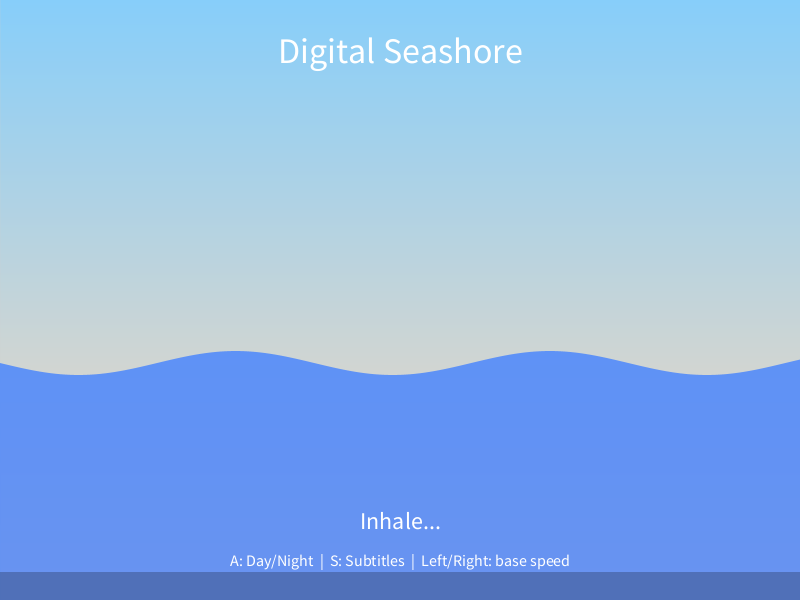
Frame 1 (no input)
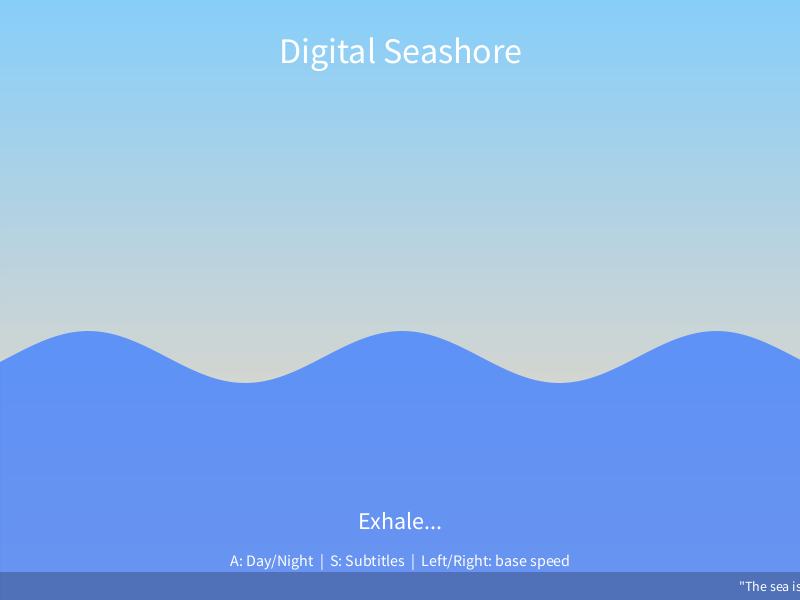
Frame 60 (the mouse pressed at the canvas centre just before this capture)
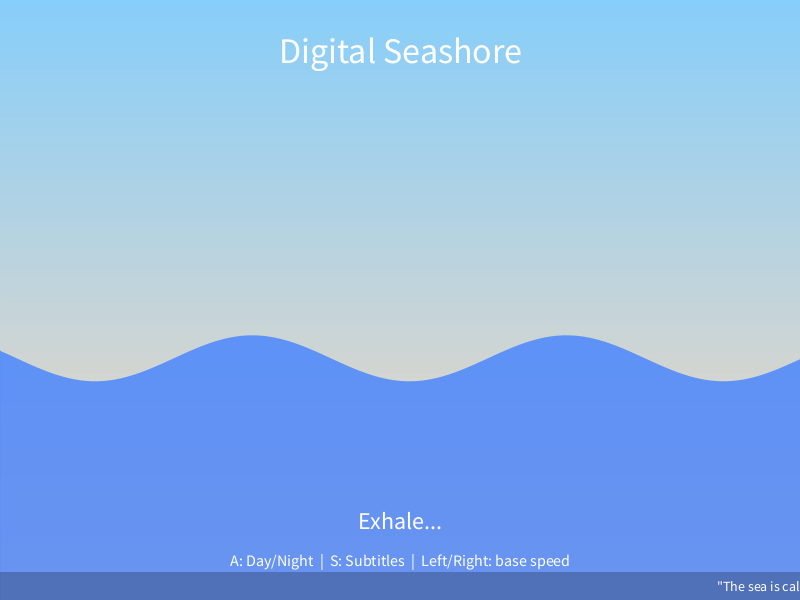
Frame 120 (the mouse held since frame 60 and released just before this capture)

The Processing sketch that drew these frames (run headless with seeded random() and noise(); from frame 60 on, the mouse is pressed at the canvas centre):

// Processing sketch: sketch_251008g
// ── sketch_251008g.pde
// Digital Seashore — Breathing Wave + Calm Scrolling Subtitles (synced & slower)
int W = 800;
int H = 600;
float t = 0;

boolean nightMode = false;  // start with Day mode

// ---- breathing prompt state ----
String prompt = "Inhale...";
boolean inhalePhase = true;
float phaseTimer = 0;
float inhaleDur = 3.8f;   // slower breathing (seconds)
float exhaleDur = 3.8f;   // slower breathing (seconds)
int prevMillis = 0;

// ---- scrolling subtitles (public domain / safely usable lines) ----
String[] quotes = {
  "\"The sea is calm tonight.\" - Matthew Arnold, Dover Beach (1867)",
  "\"Come forth into the light of things; let Nature be your teacher.\" - William Wordsworth (1798)",
  "\"Peace comes dropping slow.\" - W. B. Yeats, The Lake Isle of Innisfree (1890)",
  "\"Rest, and be thankful.\" - Robert Louis Stevenson (1881)",
  "\"The best thing one can do when it is raining is to let it rain.\" - Henry Wadsworth Longfellow (1863)",
  "\"I lean and loafe at my ease observing a spear of summer grass.\" - Walt Whitman (1855)",
  "\"Let me not pray for shelter from danger, but for courage in facing it.\" - Rabindranath Tagore, Gitanjali (1912)",
  "\"And I shall have some peace there.\" - W. B. Yeats, The Lake Isle of Innisfree (1890)",
  "\"The world is but a canvas to our imagination.\" - Henry David Thoreau (1857)",
  "\"The woods are lovely, dark and deep.\" - Robert Frost (1923)"
};

boolean showSubtitles = true;
int quoteIndex = 0;
float subtitleX;                   // current x position
// pixels-per-second range; can tweak with arrow keys, but still modulated by breathing
float minPps = 18.0f;             // slowest (at deepest inhale)
float maxPps = 32.0f;             // fastest (at deepest exhale)
float subtitlePadding = 48;       // space after each line before next appears

void settings() {
  size(W, H);
}

void setup() {
  frameRate(60);
  textAlign(CENTER, CENTER);
  prevMillis = millis();
  subtitleX = width + 20;         // start just outside right edge
}

void draw() {
  // --- real dt in seconds ---
  int now = millis();
  float dt = (now - prevMillis) / 1000.0f;
  prevMillis = now;
  updatePrompt(dt);

  // ---- choose colors based on Day/Night ----
  color skyTop, skyBottom, sea;
  if (!nightMode) {
    skyTop    = color(135, 206, 250);
    skyBottom = color(255, 218, 185);
    sea       = color(64, 128, 255, 200);
  } else {
    skyTop    = color(11, 29, 59);
    skyBottom = color(30, 39, 71);
    sea       = color(50, 90, 150, 200);
  }

  // ---- gradient background ----
  for (int y = 0; y < H; y++) {
    float k = map(y, 0, H, 0, 1);
    stroke(lerpColor(skyTop, skyBottom, k));
    line(0, y, W, y);
  }
  noStroke();

  // ---- breathing envelope (0..1 smooth) ----
  float p = breathingProgress();               // 0..1 (smooth; inhale->1, exhale->0)
  float waveBaseAmp = 12;
  float waveExtraAmp = 14;
  float waveAmp = waveBaseAmp + waveExtraAmp * p;   // inhale bigger waves
  float seaLevel = H * 0.60f - 6 * (p - 0.5f);      // gentle vertical sway

  // ---- draw wave ----
  fill(sea);
  beginShape();
  vertex(0, H);
  for (int x = 0; x <= W; x += 5) {
    float yy = seaLevel + sin(x * 0.02f + t) * waveAmp;
    vertex(x, yy);
  }
  vertex(W, H);
  endShape(CLOSE);

  // ---- labels ----
  fill(255);
  textSize(36);
  text("Digital Seashore", width/2, 50);

  textSize(16);
  text("A: Day/Night  |  S: Subtitles  |  Left/Right: base speed", width/2, H - 40);

  // ---- breathing prompt ----
  textSize(24);
  text(prompt, width/2, H - 80);

  // ---- scrolling subtitles synced to breathing ----
  if (showSubtitles) {
    drawScrollingSubtitle(dt, p);
  }

  t += 0.05f;
}

// ---- keys ----
void keyPressed() {
  if (key == 'a' || key == 'A') {
    nightMode = !nightMode;
  } else if (key == 's' || key == 'S') {
    showSubtitles = !showSubtitles;
  } else if (keyCode == LEFT) {
    minPps = max(8.0f, minPps - 2.0f);
    maxPps = max(minPps + 6.0f, maxPps - 2.0f);
  } else if (keyCode == RIGHT) {
    maxPps = min(60.0f, maxPps + 2.0f);
    minPps = min(maxPps - 6.0f, minPps + 2.0f);
  }
}

// ---- breathing state update ----
void updatePrompt(float dt) {
  float dur = inhalePhase ? inhaleDur : exhaleDur;
  phaseTimer += dt;
  if (phaseTimer >= dur) {
    inhalePhase = !inhalePhase;
    prompt = inhalePhase ? "Inhale..." : "Exhale...";
    phaseTimer = 0;
  }
}

// ---- smooth breathing progress (0->1->0) ----
float breathingProgress() {
  float dur = inhalePhase ? inhaleDur : exhaleDur;
  float progress = constrain(phaseTimer / dur, 0, 1);
  // cosine easing for softness
  if (inhalePhase) {
    return (1 - cos(progress * PI)) * 0.5f;  // 0 -> 1
  } else {
    return (1 + cos(progress * PI)) * 0.5f;  // 1 -> 0
  }
}

// ---- draw and advance the scrolling subtitle, speed synced to breathing ----
void drawScrollingSubtitle(float dt, float p) {
  String q = quotes[quoteIndex];

  // translucent backdrop for legibility
  noStroke();
  fill(0, 0, 0, 60);
  rect(0, H - 28, width, 28);

  // text settings
  fill(255);
  textAlign(LEFT, CENTER);
  textSize(14);

  float y = H - 14;

  // breathing-synced speed (pixels per second):
  // at inhale peak (p->1), use minPps; at exhale base (p->0), use maxPps
  float pps = lerp(maxPps, minPps, p);

  // draw current quote
  text(q, subtitleX, y);

  // per-second motion
  float tw = textWidth(q);
  subtitleX -= pps * dt;

  // when fully off-screen at left, advance
  if (subtitleX < -tw - subtitlePadding) {
    quoteIndex = (quoteIndex + 1) % quotes.length;
    subtitleX = width + subtitlePadding;
  }

  // restore center align
  textAlign(CENTER, CENTER);
}
